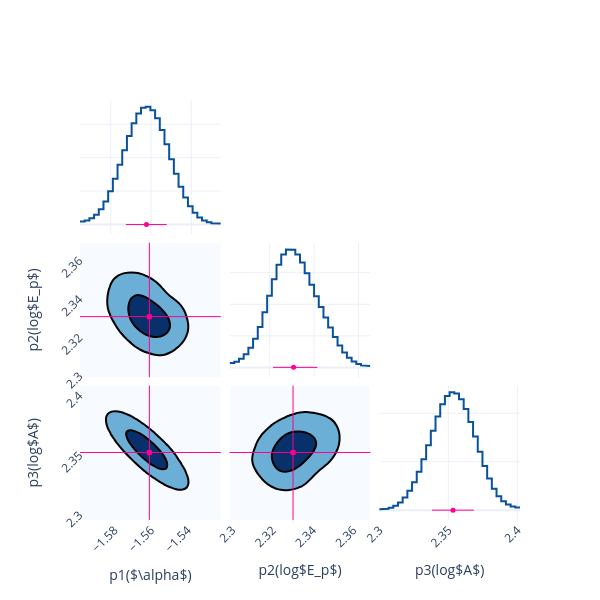

Here is the notebook cell this chart was saved with:
### Code cell
fig = Plot.post_corner(post, ploter='plotly')
fig.save(f'{savepath}/corner')

### Figure 1 — Plotly figure (JSON) as saved in the notebook; plotly's stock layout.template omitted (floating-point values rounded to 4 significant figures; data arrays with more than 128 entries replaced by an {"elided": "..."} marker saying what was removed)
{"data": [{"line": {"color": "#08519c", "width": 2}, "mode": "lines", "name": "p1($\\alpha$)", "showlegend": false, "type": "scatter", "x": [-1.595, -1.593, -1.593, -1.591, -1.591, -1.588, -1.588, -1.586, -1.586, -1.584, -1.584, -1.581, -1.581, -1.579, -1.579, -1.577, -1.577, -1.574, -1.574, -1.572, -1.572, -1.57, -1.57, -1.567, -1.567, -1.565, -1.565, -1.563, -1.563, -1.56, -1.56, -1.558, -1.558, -1.556, -1.556, -1.553, -1.553, -1.551, -1.551, -1.549, -1.549, -1.546, -1.546, -1.544, -1.544, -1.542, -1.542, -1.539, -1.539, -1.537, -1.537, -1.535, -1.535, -1.532, -1.532, -1.53, -1.53, -1.528, -1.528, -1.525], "xaxis": "x", "y": [0.9433, 0.9433, 1.238, 1.238, 1.867, 1.867, 2.927, 2.927, 4.557, 4.557, 6.89, 6.89, 9.971, 9.971, 13.71, 13.71, 17.88, 17.88, 22.23, 22.23, 26.47, 26.47, 30.25, 30.25, 33.18, 33.18, 34.9, 34.9, 35.22, 35.22, 34.14, 34.14, 31.76, 31.76, 28.28, 28.28, 24.04, 24.04, 19.52, 19.52, 15.18, 15.18, 11.32, 11.32, 8.088, 8.088, 5.51, 5.51, 3.55, 3.55, 2.145, 2.145, 1.218, 1.218, 0.678, 0.678, 0.4123, 0.4123, 0.3129, 0.3129], "yaxis": "y"}, {"line": {"color": "#08519c", "width": 2}, "mode": "lines", "name": "p2(log$E_p$)", "showlegend": false, "type": "scatter", "x": [2.302, 2.304, 2.304, 2.306, 2.306, 2.308, 2.308, 2.31, 2.31, 2.312, 2.312, 2.315, 2.315, 2.317, 2.317, 2.319, 2.319, 2.321, 2.321, 2.323, 2.323, 2.325, 2.325, 2.327, 2.327, 2.329, 2.329, 2.332, 2.332, 2.334, 2.334, 2.336, 2.336, 2.338, 2.338, 2.34, 2.34, 2.342, 2.342, 2.344, 2.344, 2.346, 2.346, 2.348, 2.348, 2.351, 2.351, 2.353, 2.353, 2.355, 2.355, 2.357, 2.357, 2.359, 2.359, 2.361, 2.361, 2.363, 2.363, 2.365], "xaxis": "x5", "y": [1.401, 1.401, 1.822, 1.822, 2.706, 2.706, 4.129, 4.129, 6.201, 6.201, 9.065, 9.065, 12.83, 12.83, 17.47, 17.47, 22.68, 22.68, 27.92, 27.92, 32.49, 32.49, 35.76, 35.76, 37.35, 37.35, 37.28, 37.28, 35.8, 35.8, 33.2, 33.2, 29.83, 29.83, 26.16, 26.16, 22.55, 22.55, 19.11, 19.11, 15.82, 15.82, 12.61, 12.61, 9.593, 9.593, 6.921, 6.921, 4.738, 4.738, 3.082, 3.082, 1.897, 1.897, 1.104, 1.104, 0.6311, 0.6311, 0.416, 0.416], "yaxis": "y5"}, {"colorscale": [[0, "rgb(247,251,255)"], [0.125, "rgb(222,235,247)"], [0.25, "rgb(198,219,239)"], [0.375, "rgb(158,202,225)"], [0.5, "rgb(107,174,214)"], [0.625, "rgb(66,146,198)"], [0.75, "rgb(33,113,181)"], [0.875, "rgb(8,81,156)"], [1, "rgb(8,48,107)"]], "contours": {"end": 0.004308, "size": 0.003239, "start": 0.00107}, "line": {"width": 2}, "name": "p1($\\alpha$)&p2(log$E_p$)", "ncontours": 2, "showlegend": false, "showscale": false, "type": "contour", "x": [-1.599, -1.596, -1.594, -1.592, -1.589, -1.587, -1.585, -1.582, -1.58, -1.578, -1.575, -1.573, -1.571, -1.568, -1.566, -1.564, -1.561, -1.559, -1.557, -1.554, -1.552, -1.55, -1.547, -1.545, -1.543, -1.54, -1.538, -1.536, -1.533, -1.531, -1.529, -1.526, -1.524, -1.522], "xaxis": "x4", "y": [2.299, 2.301, 2.303, 2.305, 2.307, 2.309, 2.311, 2.314, 2.316, 2.318, 2.32, 2.322, 2.324, 2.326, 2.328, 2.33, 2.333, 2.335, 2.337, 2.339, 2.341, 2.343, 2.345, 2.347, 2.35, 2.352, 2.354, 2.356, 2.358, 2.36, 2.362, 2.364, 2.366, 2.369], "yaxis": "y4", "z": {"elided": "34x34 float values"}}, {"line": {"color": "#08519c", "width": 2}, "mode": "lines", "name": "p3(log$A$)", "showlegend": false, "type": "scatter", "x": [2.3, 2.303, 2.303, 2.307, 2.307, 2.31, 2.31, 2.313, 2.313, 2.317, 2.317, 2.32, 2.32, 2.324, 2.324, 2.327, 2.327, 2.33, 2.33, 2.334, 2.334, 2.337, 2.337, 2.341, 2.341, 2.344, 2.344, 2.348, 2.348, 2.351, 2.351, 2.354, 2.354, 2.358, 2.358, 2.361, 2.361, 2.365, 2.365, 2.368, 2.368, 2.371, 2.371, 2.375, 2.375, 2.378, 2.378, 2.382, 2.382, 2.385, 2.385, 2.388, 2.388, 2.392, 2.392, 2.395, 2.395, 2.399, 2.399, 2.402], "xaxis": "x9", "y": [0.2085, 0.2085, 0.2879, 0.2879, 0.4965, 0.4965, 0.9115, 0.9115, 1.605, 1.605, 2.623, 2.623, 4.001, 4.001, 5.772, 5.772, 7.952, 7.952, 10.51, 10.51, 13.37, 13.37, 16.39, 16.39, 19.33, 19.33, 21.83, 21.83, 23.56, 23.56, 24.31, 24.31, 24.06, 24.06, 22.88, 22.88, 20.87, 20.87, 18.21, 18.21, 15.18, 15.18, 12.07, 12.07, 9.125, 9.125, 6.544, 6.544, 4.448, 4.448, 2.89, 2.89, 1.829, 1.829, 1.158, 1.158, 0.7645, 0.7645, 0.5798, 0.5798], "yaxis": "y9"}, {"colorscale": [[0, "rgb(247,251,255)"], [0.125, "rgb(222,235,247)"], [0.25, "rgb(198,219,239)"], [0.375, "rgb(158,202,225)"], [0.5, "rgb(107,174,214)"], [0.625, "rgb(66,146,198)"], [0.75, "rgb(33,113,181)"], [0.875, "rgb(8,81,156)"], [1, "rgb(8,48,107)"]], "contours": {"end": 0.007079, "size": 0.005518, "start": 0.001562}, "line": {"width": 2}, "name": "p1($\\alpha$)&p3(log$A$)", "ncontours": 2, "showlegend": false, "showscale": false, "type": "contour", "x": [-1.599, -1.596, -1.594, -1.592, -1.589, -1.587, -1.585, -1.582, -1.58, -1.578, -1.575, -1.573, -1.571, -1.568, -1.566, -1.564, -1.561, -1.559, -1.557, -1.554, -1.552, -1.55, -1.547, -1.545, -1.543, -1.54, -1.538, -1.536, -1.533, -1.531, -1.529, -1.526, -1.524, -1.522], "xaxis": "x7", "y": [2.295, 2.298, 2.302, 2.305, 2.308, 2.312, 2.315, 2.319, 2.322, 2.325, 2.329, 2.332, 2.336, 2.339, 2.342, 2.346, 2.349, 2.353, 2.356, 2.359, 2.363, 2.366, 2.37, 2.373, 2.376, 2.38, 2.383, 2.387, 2.39, 2.393, 2.397, 2.4, 2.404, 2.407], "yaxis": "y7", "z": {"elided": "34x34 float values"}}, {"colorscale": [[0, "rgb(247,251,255)"], [0.125, "rgb(222,235,247)"], [0.25, "rgb(198,219,239)"], [0.375, "rgb(158,202,225)"], [0.5, "rgb(107,174,214)"], [0.625, "rgb(66,146,198)"], [0.75, "rgb(33,113,181)"], [0.875, "rgb(8,81,156)"], [1, "rgb(8,48,107)"]], "contours": {"end": 0.004141, "size": 0.003125, "start": 0.001015}, "line": {"width": 2}, "name": "p2(log$E_p$)&p3(log$A$)", "ncontours": 2, "showlegend": false, "showscale": false, "type": "contour", "x": [2.299, 2.301, 2.303, 2.305, 2.307, 2.309, 2.311, 2.314, 2.316, 2.318, 2.32, 2.322, 2.324, 2.326, 2.328, 2.33, 2.333, 2.335, 2.337, 2.339, 2.341, 2.343, 2.345, 2.347, 2.35, 2.352, 2.354, 2.356, 2.358, 2.36, 2.362, 2.364, 2.366, 2.369], "xaxis": "x8", "y": [2.295, 2.298, 2.302, 2.305, 2.308, 2.312, 2.315, 2.319, 2.322, 2.325, 2.329, 2.332, 2.336, 2.339, 2.342, 2.346, 2.349, 2.353, 2.356, 2.359, 2.363, 2.366, 2.37, 2.373, 2.376, 2.38, 2.383, 2.387, 2.39, 2.393, 2.397, 2.4, 2.404, 2.407], "yaxis": "y8", "z": {"elided": "34x34 float values"}}, {"error_x": {"array": [0.01007], "arrayminus": [0.01027], "color": "#FF0092", "symmetric": false, "thickness": 1, "type": "data", "width": 0}, "marker": {"color": "#FF0092", "size": 5, "symbol": "circle"}, "mode": "markers", "name": "p1($\\alpha$)", "showlegend": false, "type": "scatter", "x": [-1.562], "xaxis": "x", "y": [0.01], "yaxis": "y"}, {"error_x": {"array": [0.01075], "arrayminus": [0.009245], "color": "#FF0092", "symmetric": false, "thickness": 1, "type": "data", "width": 0}, "marker": {"color": "#FF0092", "size": 5, "symbol": "circle"}, "mode": "markers", "name": "p2(log$E_p$)", "showlegend": false, "type": "scatter", "x": [2.331], "xaxis": "x5", "y": [0.01], "yaxis": "y5"}, {"error_x": {"array": [0.01508], "arrayminus": [0.01533], "color": "#FF0092", "symmetric": false, "thickness": 1, "type": "data", "width": 0}, "marker": {"color": "#FF0092", "size": 5, "symbol": "circle"}, "mode": "markers", "name": "p3(log$A$)", "showlegend": false, "type": "scatter", "x": [2.353], "xaxis": "x9", "y": [0.01], "yaxis": "y9"}, {"marker": {"color": "#FF0092", "size": 5, "symbol": "square"}, "mode": "markers", "name": "p1($\\alpha$)&p2(log$E_p$)", "showlegend": false, "type": "scatter", "x": [-1.561], "xaxis": "x4", "y": [2.33], "yaxis": "y4"}, {"marker": {"color": "#FF0092", "size": 5, "symbol": "square"}, "mode": "markers", "name": "p1($\\alpha$)&p3(log$A$)", "showlegend": false, "type": "scatter", "x": [-1.561], "xaxis": "x7", "y": [2.351], "yaxis": "y7"}, {"marker": {"color": "#FF0092", "size": 5, "symbol": "square"}, "mode": "markers", "name": "p2(log$E_p$)&p3(log$A$)", "showlegend": false, "type": "scatter", "x": [2.33], "xaxis": "x8", "y": [2.351], "yaxis": "y8"}], "layout": {"height": 600, "shapes": [{"line": {"color": "#FF0092", "width": 1}, "type": "line", "x0": -1.561, "x1": -1.561, "xref": "x4", "y0": 0, "y1": 1, "yref": "y4 domain"}, {"line": {"color": "#FF0092", "width": 1}, "type": "line", "x0": 0, "x1": 1, "xref": "x4 domain", "y0": 2.33, "y1": 2.33, "yref": "y4"}, {"line": {"color": "#FF0092", "width": 1}, "type": "line", "x0": -1.561, "x1": -1.561, "xref": "x7", "y0": 0, "y1": 1, "yref": "y7 domain"}, {"line": {"color": "#FF0092", "width": 1}, "type": "line", "x0": 0, "x1": 1, "xref": "x7 domain", "y0": 2.351, "y1": 2.351, "yref": "y7"}, {"line": {"color": "#FF0092", "width": 1}, "type": "line", "x0": 2.33, "x1": 2.33, "xref": "x8", "y0": 0, "y1": 1, "yref": "y8 domain"}, {"line": {"color": "#FF0092", "width": 1}, "type": "line", "x0": 0, "x1": 1, "xref": "x8 domain", "y0": 2.351, "y1": 2.351, "yref": "y8"}], "width": 600, "xaxis": {"anchor": "y", "domain": [0, 0.32], "showticklabels": false, "tickangle": -45}, "xaxis2": {"anchor": "y2", "domain": [0.34, 0.66], "showticklabels": false, "tickangle": -45}, "xaxis3": {"anchor": "y3", "domain": [0.68, 1], "showticklabels": false, "tickangle": -45}, "xaxis4": {"anchor": "y4", "domain": [0, 0.32], "showticklabels": false, "tickangle": -45}, "xaxis5": {"anchor": "y5", "domain": [0.34, 0.66], "showticklabels": false, "tickangle": -45}, "xaxis6": {"anchor": "y6", "domain": [0.68, 1], "showticklabels": false, "tickangle": -45}, "xaxis7": {"anchor": "y7", "domain": [0, 0.32], "showticklabels": true, "tickangle": -45, "title": {"text": "p1($\\alpha$)"}}, "xaxis8": {"anchor": "y8", "domain": [0.34, 0.66], "showticklabels": true, "tickangle": -45, "title": {"text": "p2(log$E_p$)"}}, "xaxis9": {"anchor": "y9", "domain": [0.68, 1], "showticklabels": true, "tickangle": -45, "title": {"text": "p3(log$A$)"}}, "yaxis": {"anchor": "x", "domain": [0.68, 1], "showticklabels": false, "tickangle": -45}, "yaxis2": {"anchor": "x2", "domain": [0.68, 1], "showticklabels": false, "tickangle": -45}, "yaxis3": {"anchor": "x3", "domain": [0.68, 1], "showticklabels": false, "tickangle": -45}, "yaxis4": {"anchor": "x4", "domain": [0.34, 0.66], "showticklabels": true, "tickangle": -45, "title": {"text": "p2(log$E_p$)"}}, "yaxis5": {"anchor": "x5", "domain": [0.34, 0.66], "showticklabels": false, "tickangle": -45}, "yaxis6": {"anchor": "x6", "domain": [0.34, 0.66], "showticklabels": false, "tickangle": -45}, "yaxis7": {"anchor": "x7", "domain": [0, 0.32], "showticklabels": true, "tickangle": -45, "title": {"text": "p3(log$A$)"}}, "yaxis8": {"anchor": "x8", "domain": [0, 0.32], "showticklabels": false, "tickangle": -45}, "yaxis9": {"anchor": "x9", "domain": [0, 0.32], "showticklabels": false, "tickangle": -45}}}
